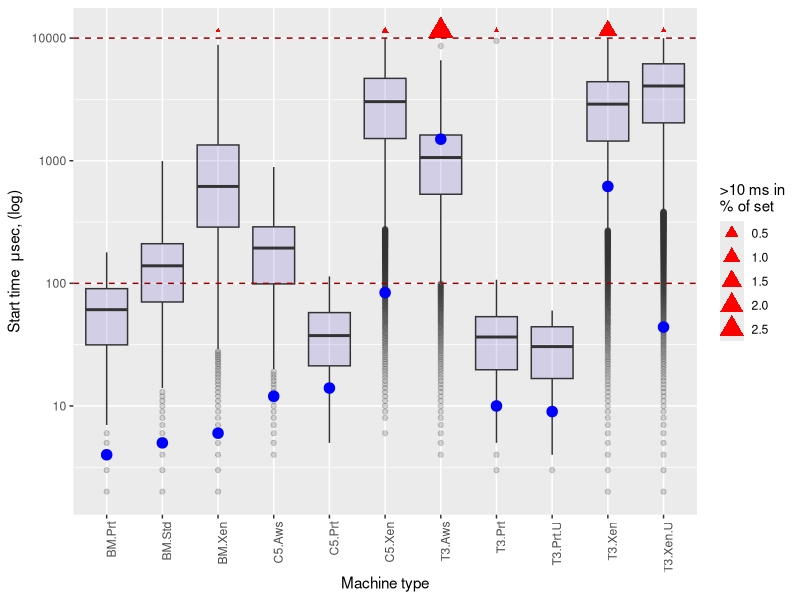

Write R code to recreate this figure.
#Seven log boxplots with mean 
library(tidyr)
library(ggplot2)
library(reshape2)

myDataC<-read.csv("stats.csv", sep=";")[1:10000,1:12]

myData<-gather(myDataC, "mtype", value, "BM.Std", "BM.Xen", "BM.Prt", "T3.Aws", "T3.Xen", "T3.Xen.U", "T3.Prt", "T3.Prt.U", "C5.Aws","C5.Xen","C5.Prt", na.rm = FALSE, convert = FALSE)
myData<-myData[!(myData$value==0),]

oversh<-read.csv("stats.csv", sep=";")[10005:10005,1:12]
total<-read.csv("stats.csv", sep=";")[10001:10001,1:12]
oversh <- oversh / total * 100
oversh<-gather(oversh, "mtype", value, "BM.Std", "BM.Xen", "BM.Prt",  "T3.Aws", "T3.Xen", "T3.Xen.U", "T3.Prt", "T3.Prt.U", "C5.Aws","C5.Xen","C5.Prt", na.rm = FALSE, convert = FALSE)
oversh<-oversh[!(oversh$value==0),]

means<-read.csv("stats.csv", sep=";")[10003:10003,1:12]
means<-gather(means, "mtype", value, "BM.Std", "BM.Xen", "BM.Prt", "T3.Aws", "T3.Xen", "T3.Xen.U", "T3.Prt", "T3.Prt.U", "C5.Aws","C5.Xen","C5.Prt", na.rm = FALSE, convert = FALSE)

ggplot(myData, aes(x=mtype, y=Time)) + 
    geom_boxplot(fill="slateblue", alpha=0.2) +
    geom_point(data = oversh, aes(x = mtype, y = 11500, size=value), shape=17, , color="red", fill="red") +
    geom_point(data = means, aes(x = mtype, y = value), shape=20, size=5, color="blue", fill="blue") +
    labs(x="Machine type", y= expression(paste("Start time  ", mu, "sec, (log)")), size=">10 ms in\n% of set")+
	scale_y_continuous(trans='log10') +
    geom_hline(yintercept = 100, colour="#990000", linetype="dashed") +
    geom_hline(yintercept = 10000, colour="#990000", linetype="dashed") +
	theme(axis.text.x = element_text(angle = 90, hjust = 1))
